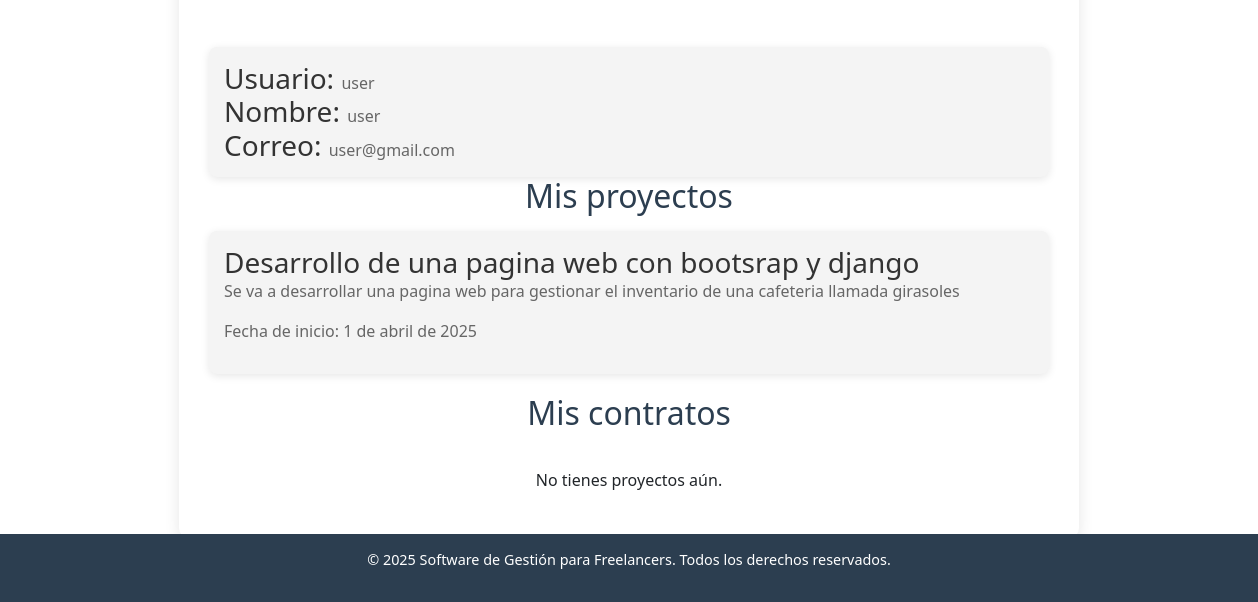
/perfil/ (signed in, lower part), run on an earlier commit of the app's database.
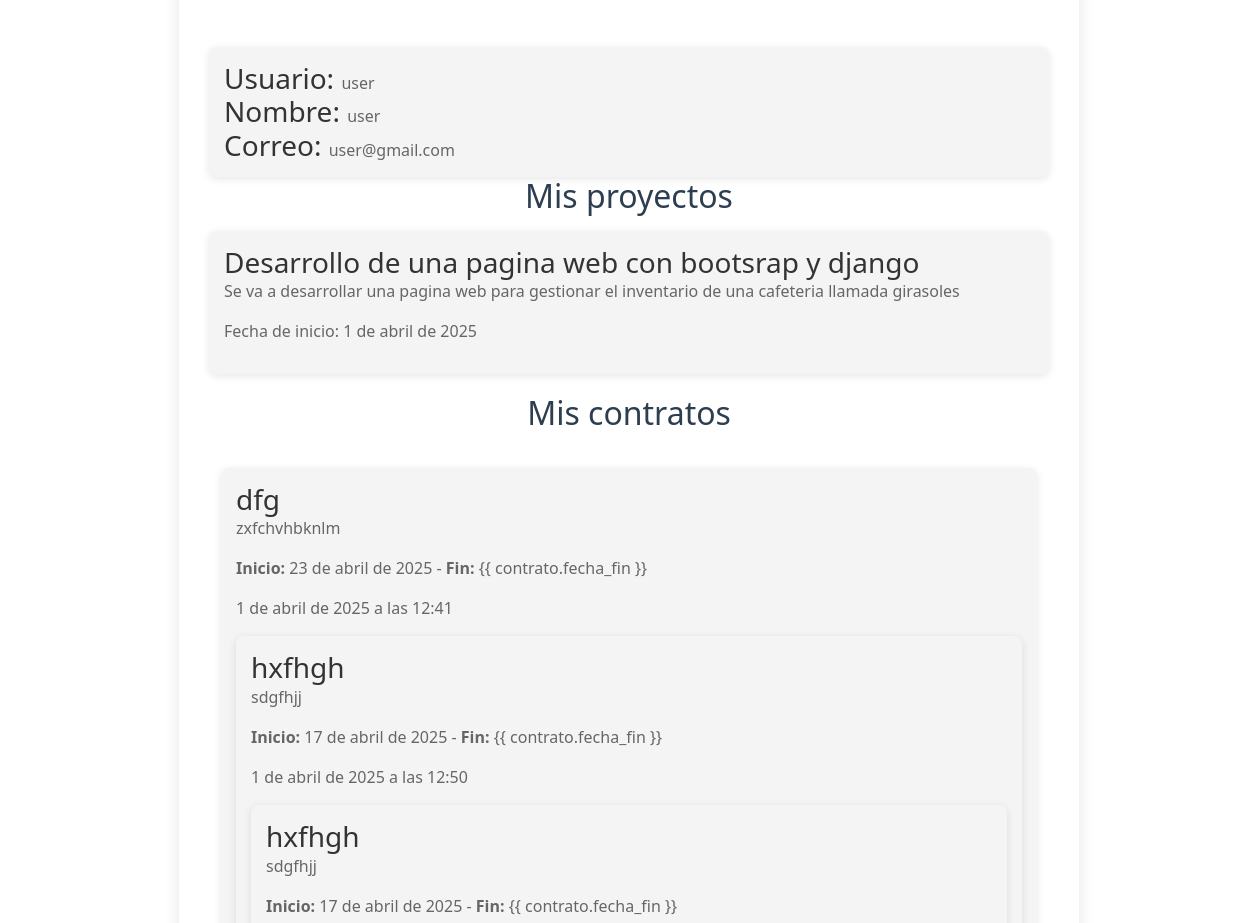
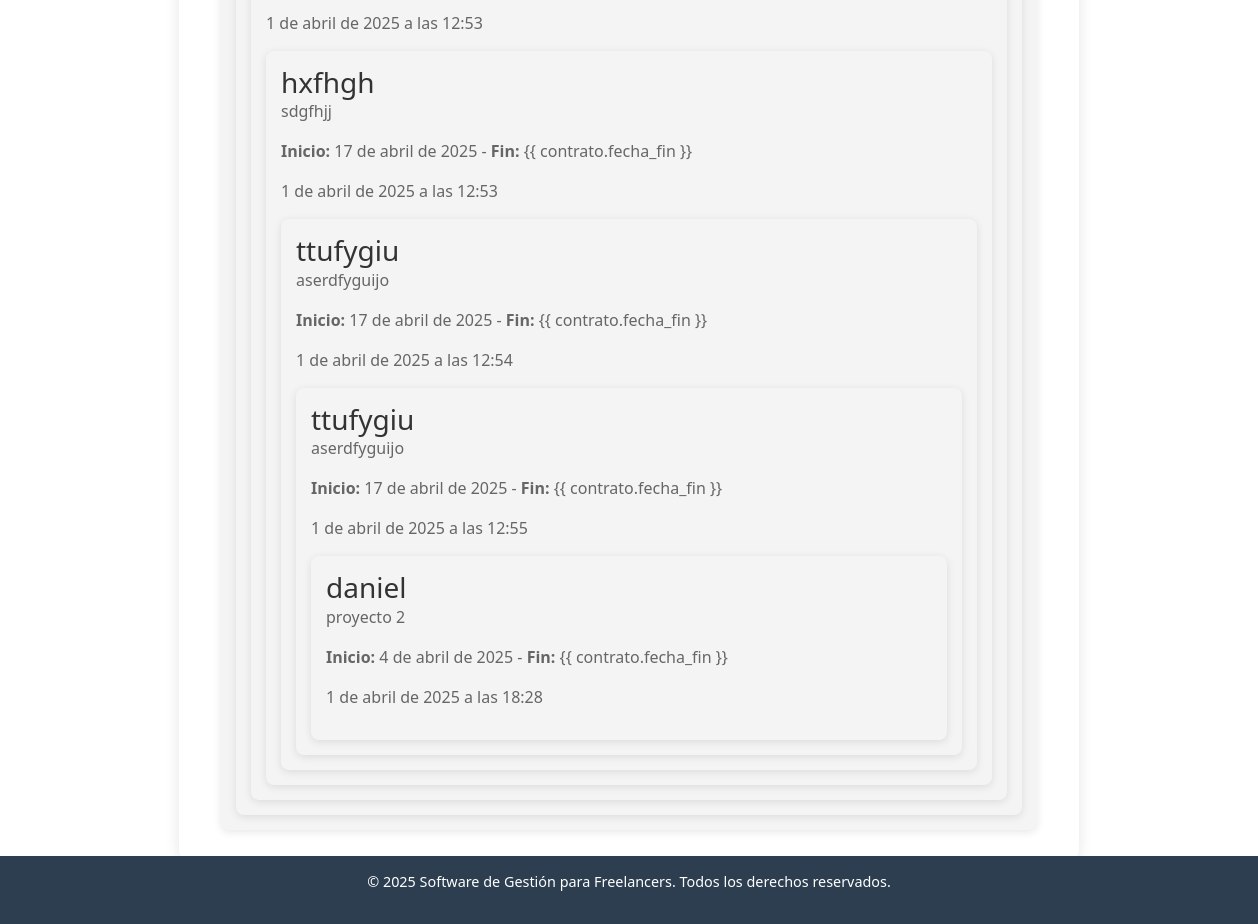
And on a later commit of the database (2 pictures, top to bottom).
### gestion/models.py (models this page shows, shortened)
class Proyecto(models.Model):
    id_proyecto = models.AutoField(primary_key=True)
    id_usuario = models.ForeignKey(CustomUser, on_delete=models.CASCADE, related_name='proyectos')
    nombre = models.CharField(max_length=100)
    descripcion = models.TextField(blank=True, null=True)
    fecha_inicio = models.DateField()
    fecha_fin = models.DateField()
    fecha_creacion = models.DateTimeField(auto_now_add=True)

class Contrato(models.Model):
    id_contrato = models.AutoField(primary_key=True)
    id_usuario = models.ForeignKey(CustomUser, on_delete=models.CASCADE, related_name='contratos')
    nombre_cliente = models.CharField(max_length=100)
    descripcion = models.TextField()
    fecha_inicio = models.DateField()
    fecha_fin = models.DateField()
    terminos = models.TextField()
    fecha_creacion = models.DateTimeField(auto_now_add=True)

### gestion/views.py (the view)
# urls.py: path('perfil/', perfil, name='perfil'),
@login_required
def perfil(request):
    proyectos = Proyecto.objects.filter(id_usuario=request.user)
    gestion_contratos = Contrato.objects.filter(id_usuario=request.user)
    return render(request, 'perfil.html', {"proyectos": proyectos,"contratos": gestion_contratos})

### templates/perfil.html (shortened to what this page needs)
{% extends 'base.html' %}
{% block content %}
{%load static%}
    <section id="perfil">
        <div class="perfil-container">
            <br>
            <br>
            <div class="proyecto-item" id="proyecto-{{ proyecto.id_proyecto }}">
                <h3 style="display: inline;">Usuario: </h3>
                <p style="display: inline;">{{user.username}}</p>
                <br>
                <h3 style="display: inline;">Nombre: </h3>
                <p style="display: inline;">{{user.nombre}}</p>
                <br>
                <h3 style="display: inline;">Correo: </h3>
                <p style="display: inline;">{{user.email}}</p>
            </div>
            <h2> Mis proyectos</h2>
            <div class="proyecto-container" id="lista-proyectos">
                {% for proyecto in proyectos %}
                <div class="proyecto-item" id="proyecto-{{ proyecto.id_proyecto }}">
                    <h3 style="display: inline;">{{ proyecto.nombre }}</h3>
                    <p>{{ proyecto.descripcion|truncatewords:20 }}</p>
                    <p>Fecha de inicio: {{ proyecto.fecha_inicio }}</p>
                    {% empty %}
                    <p>No tienes proyectos aún.</p>
                    {% endfor %}
                </div>
                <h2> Mis contratos</h2>
                <div class="container">
                    {% for contrato in contratos %}
                    <div class="proyecto-item" id="proyecto-{{ proyecto.id_proyecto }}">
                        <h3 style="display: inline;">{{ contrato.nombre_cliente }}</h3>
                        <p>{{ contrato.descripcion|truncatewords:20 }}</p>
                        <p><strong>Inicio:</strong> {{ contrato.fecha_inicio }} - <strong>Fin:</strong> {{
                            contrato.fecha_fin }}</p>
                        <p>{{ contrato.fecha_creacion }}</p>
                        {% empty %}
                        <p>No tienes proyectos aún.</p>
                        </div>
                        {% endfor %}
                    </div>
    </section>
    <br>
{%endblock%}

What changed in the data, as far as the page shows it:
added Contrato: nombre_cliente "dfg", descripcion "zxfchvhbknlm", fecha_inicio "23 de abril de 2025", fecha_creacion "1 de abril de 2025 a las 12:41"
added Contrato: nombre_cliente "hxfhgh", descripcion "sdgfhjj", fecha_inicio "17 de abril de 2025", fecha_creacion "1 de abril de 2025 a las 12:50"
added Contrato: nombre_cliente "hxfhgh", descripcion "sdgfhjj", fecha_inicio "17 de abril de 2025", fecha_creacion "1 de abril de 2025 a las 12:53"
added Contrato: nombre_cliente "hxfhgh", descripcion "sdgfhjj", fecha_inicio "17 de abril de 2025", fecha_creacion "1 de abril de 2025 a las 12:53"
added Contrato: nombre_cliente "ttufygiu", descripcion "aserdfyguijo", fecha_inicio "17 de abril de 2025", fecha_creacion "1 de abril de 2025 a las 12:54"
added Contrato: nombre_cliente "ttufygiu", descripcion "aserdfyguijo", fecha_inicio "17 de abril de 2025", fecha_creacion "1 de abril de 2025 a las 12:55"
added Contrato: nombre_cliente "daniel", descripcion "proyecto 2", fecha_inicio "4 de abril de 2025", fecha_creacion "1 de abril de 2025 a las 18:28"
Also different on the page:
text no longer shown: "No tienes proyectos aún."
